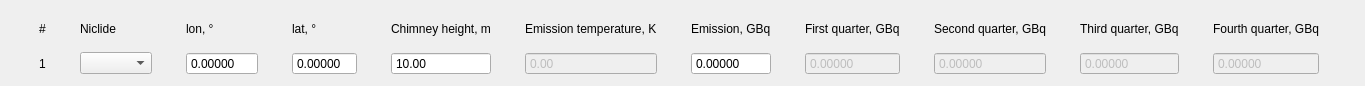
            <widget class="QWidget" name="scrollAreaWidgetContents">
             <property name="geometry">
              <rect>
               <x>0</x>
               <y>0</y>
               <width>1365</width>
               <height>86</height>
              </rect>
             </property>
             <property name="sizePolicy">
              <sizepolicy hsizetype="Preferred" vsizetype="Maximum">
               <horstretch>0</horstretch>
               <verstretch>0</verstretch>
              </sizepolicy>
             </property>
             <layout class="QVBoxLayout" name="verticalLayout_7">
              <item>
               <layout class="QGridLayout" name="sourceTableLayout">
                <item row="1" column="7">
                 <widget class="QDoubleSpinBox" name="firstQSpinBox">
                  <property name="enabled">
                   <bool>false</bool>
                  </property>
                  <property name="buttonSymbols">
                   <enum>QAbstractSpinBox::NoButtons</enum>
                  </property>
                  <property name="decimals">
                   <number>5</number>
                  </property>
                  <property name="maximum">
                   <double>1000.000000000000000</double>
                  </property>
                 </widget>
                </item>
                <item row="0" column="2">
                 <widget class="QLabel" name="xLabel">
                  <property name="sizePolicy">
                   <sizepolicy hsizetype="Fixed" vsizetype="Preferred">
                    <horstretch>0</horstretch>
                    <verstretch>0</verstretch>
                   </sizepolicy>
                  </property>
                  <property name="text">
                   <string>lon, °</string>
                  </property>
                 </widget>
                </item>
                <item row="1" column="9">
                 <widget class="QDoubleSpinBox" name="thirdQSpinBox">
                  <property name="enabled">
                   <bool>false</bool>
                  </property>
                  <property name="buttonSymbols">
                   <enum>QAbstractSpinBox::NoButtons</enum>
                  </property>
                  <property name="decimals">
                   <number>5</number>
                  </property>
                  <property name="maximum">
                   <double>1000.000000000000000</double>
                  </property>
                 </widget>
                </item>
                <item row="0" column="8">
                 <widget class="QLabel" name="secondQLabel">
                  <property name="sizePolicy">
                   <sizepolicy hsizetype="Fixed" vsizetype="Preferred">
                    <horstretch>0</horstretch>
                    <verstretch>0</verstretch>
                   </sizepolicy>
                  </property>
                  <property name="text">
                   <string>Second quarter, GBq</string>
                  </property>
                 </widget>
                </item>
                <item row="1" column="4">
                 <widget class="QDoubleSpinBox" name="heightSpinBox">
                  <property name="sizePolicy">
                   <sizepolicy hsizetype="Minimum" vsizetype="Fixed">
                    <horstretch>0</horstretch>
                    <verstretch>0</verstretch>
                   </sizepolicy>
                  </property>
                  <property name="focusPolicy">
                   <enum>Qt::WheelFocus</enum>
                  </property>
                  <property name="buttonSymbols">
                   <enum>QAbstractSpinBox::NoButtons</enum>
                  </property>
                  <property name="minimum">
                   <double>10.000000000000000</double>
                  </property>
                  <property name="maximum">
                   <double>1000.000000000000000</double>
                  </property>
                 </widget>
                </item>
                <item row="0" column="1">
                 <widget class="QLabel" name="nuclideLabel">
                  <property name="sizePolicy">
                   <sizepolicy hsizetype="Fixed" vsizetype="Preferred">
                    <horstretch>0</horstretch>
                    <verstretch>0</verstretch>
                   </sizepolicy>
                  </property>
                  <property name="text">
                   <string>Niclide</string>
                  </property>
                 </widget>
                </item>
                <item row="1" column="2">
                 <widget class="QDoubleSpinBox" name="xSpinBox">
                  <property name="sizePolicy">
                   <sizepolicy hsizetype="Fixed" vsizetype="Fixed">
                    <horstretch>0</horstretch>
                    <verstretch>0</verstretch>
                   </sizepolicy>
                  </property>
                  <property name="focusPolicy">
                   <enum>Qt::WheelFocus</enum>
                  </property>
                  <property name="buttonSymbols">
                   <enum>QAbstractSpinBox::NoButtons</enum>
                  </property>
                  <property name="decimals">
                   <number>5</number>
                  </property>
                  <property name="minimum">
                   <double>-180.000000000000000</double>
                  </property>
                  <property name="maximum">
                   <double>180.000000000000000</double>
                  </property>
                 </widget>
                </item>
                <item row="1" column="1">
                 <widget class="QComboBox" name="nuclideComboBox">
                  <property name="sizePolicy">
                   <sizepolicy hsizetype="Fixed" vsizetype="Fixed">
                    <horstretch>0</horstretch>
                    <verstretch>0</verstretch>
                   </sizepolicy>
                  </property>
                 </widget>
                </item>
                <item row="0" column="9">
                 <widget class="QLabel" name="thirdQLabel">
                  <property name="sizePolicy">
                   <sizepolicy hsizetype="Fixed" vsizetype="Preferred">
                    <horstretch>0</horstretch>
                    <verstretch>0</verstretch>
                   </sizepolicy>
                  </property>
                  <property name="text">
                   <string>Third quarter, GBq</string>
                  </property>
                 </widget>
                </item>
                <item row="1" column="8">
                 <widget class="QDoubleSpinBox" name="secondQSpinBox">
                  <property name="enabled">
                   <bool>false</bool>
                  </property>
                  <property name="buttonSymbols">
                   <enum>QAbstractSpinBox::NoButtons</enum>
                  </property>
                  <property name="decimals">
                   <number>5</number>
                  </property>
                  <property name="maximum">
                   <double>1000.000000000000000</double>
                  </property>
                 </widget>
                </item>
                <item row="1" column="5">
                 <widget class="QDoubleSpinBox" name="tempSpinBox">
                  <property name="enabled">
                   <bool>false</bool>
                  </property>
                  <property name="buttonSymbols">
                   <enum>QAbstractSpinBox::NoButtons</enum>
                  </property>
                  <property name="maximum">
                   <double>1000.000000000000000</double>
                  </property>
                 </widget>
                </item>
                <item row="0" column="7">
                 <widget class="QLabel" name="firstQLabel">
                  <property name="sizePolicy">
                   <sizepolicy hsizetype="Fixed" vsizetype="Preferred">
                    <horstretch>0</horstretch>
                    <verstretch>0</verstretch>
                   </sizepolicy>
                  </property>
                  <property name="text">
                   <string>First quarter, GBq</string>
                  </property>
                 </widget>
                </item>
                <item row="1" column="6">
                 <widget class="QDoubleSpinBox" name="emissionSpinBox">
                  <property name="buttonSymbols">
                   <enum>QAbstractSpinBox::NoButtons</enum>
                  </property>
                  <property name="decimals">
                   <number>5</number>
                  </property>
                  <property name="maximum">
                   <double>1000.000000000000000</double>
                  </property>
                 </widget>
                </item>
                <item row="0" column="5">
                 <widget class="QLabel" name="tempLabel">
                  <property name="sizePolicy">
                   <sizepolicy hsizetype="Fixed" vsizetype="Preferred">
                    <horstretch>0</horstretch>
                    <verstretch>0</verstretch>
                   </sizepolicy>
                  </property>
                  <property name="text">
                   <string>Emission temperature, K</string>
                  </property>
                 </widget>
                </item>
                <item row="1" column="10">
                 <widget class="QDoubleSpinBox" name="fourthQSpinBox">
                  <property name="enabled">
                   <bool>false</bool>
                  </property>
                  <property name="buttonSymbols">
                   <enum>QAbstractSpinBox::NoButtons</enum>
                  </property>
                  <property name="decimals">
                   <number>5</number>
                  </property>
                  <property name="maximum">
                   <double>1000.000000000000000</double>
                  </property>
                 </widget>
                </item>
                <item row="0" column="10">
                 <widget class="QLabel" name="fourthQLabel">
                  <property name="sizePolicy">
                   <sizepolicy hsizetype="Fixed" vsizetype="Preferred">
                    <horstretch>0</horstretch>
                    <verstretch>0</verstretch>
                   </sizepolicy>
                  </property>
                  <property name="text">
                   <string>Fourth quarter, GBq</string>
                  </property>
                 </widget>
                </item>
                <item row="0" column="4">
                 <widget class="QLabel" name="heightLabel">
                  <property name="sizePolicy">
                   <sizepolicy hsizetype="Fixed" vsizetype="Preferred">
                    <horstretch>0</horstretch>
                    <verstretch>0</verstretch>
                   </sizepolicy>
                  </property>
                  <property name="text">
                   <string>Chimney height, m</string>
                  </property>
                 </widget>
                </item>
                <item row="1" column="3">
                 <widget class="QDoubleSpinBox" name="ySpinBox">
                  <property name="sizePolicy">
                   <sizepolicy hsizetype="Fixed" vsizetype="Fixed">
                    <horstretch>0</horstretch>
                    <verstretch>0</verstretch>
                   </sizepolicy>
                  </property>
                  <property name="buttonSymbols">
                   <enum>QAbstractSpinBox::NoButtons</enum>
                  </property>
                  <property name="decimals">
                   <number>5</number>
                  </property>
                  <property name="minimum">
                   <double>-85.000000000000000</double>
                  </property>
                  <property name="maximum">
                   <double>85.000000000000000</double>
                  </property>
                 </widget>
                </item>
                <item row="0" column="3">
                 <widget class="QLabel" name="yLabel">
                  <property name="sizePolicy">
                   <sizepolicy hsizetype="Fixed" vsizetype="Preferred">
                    <horstretch>0</horstretch>
                    <verstretch>0</verstretch>
                   </sizepolicy>
                  </property>
                  <property name="text">
                   <string>lat, °</string>
                  </property>
                 </widget>
                </item>
                <item row="0" column="6">
                 <widget class="QLabel" name="annualEmLabel">
                  <property name="sizePolicy">
                   <sizepolicy hsizetype="Fixed" vsizetype="Preferred">
                    <horstretch>0</horstretch>
                    <verstretch>0</verstretch>
                   </sizepolicy>
                  </property>
                  <property name="text">
                   <string>Emission, GBq</string>
                  </property>
                 </widget>
                </item>
                <item row="0" column="0">
                 <widget class="QLabel" name="numberLabel">
                  <property name="sizePolicy">
                   <sizepolicy hsizetype="Preferred" vsizetype="Preferred">
                    <horstretch>0</horstretch>
                    <verstretch>0</verstretch>
                   </sizepolicy>
                  </property>
                  <property name="text">
                   <string>#</string>
                  </property>
                 </widget>
                </item>
                <item row="1" column="0">
                 <widget class="QLabel" name="numberOneLabel">
                  <property name="sizePolicy">
                   <sizepolicy hsizetype="Fixed" vsizetype="Preferred">
                    <horstretch>0</horstretch>
                    <verstretch>0</verstretch>
                   </sizepolicy>
                  </property>
                  <property name="text">
                   <string>1</string>
                  </property>
                 </widget>
                </item>
               </layout>
              </item>
             </layout>
            </widget>
